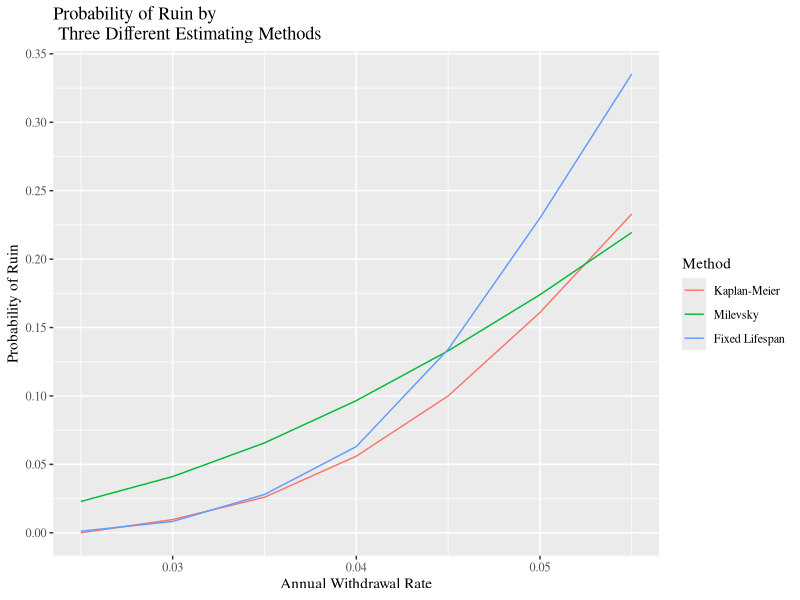
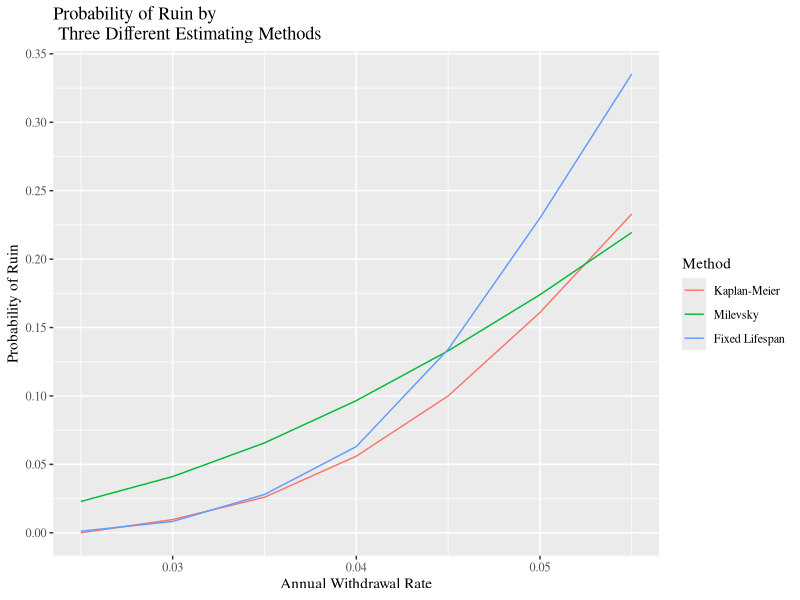

The R source for these figures, in order: (Note: this script raises an error after producing the figures.)
#
# Graph Rates of Ruin for Our Cary model, Milevsky Formulw, Bengen-style model
# 

library("reshape2")
library("ggplot2")
withdraw <- c(.025,.03,.035,.04,.045,.05,.055)
ourModel <- c(0,.0097,.026,.056,.1,.161,.233)
milevsky <- c(.0229,.0411,.0657,.0966,.133,.174,.2195)
bengen <- c(.0012,.0083,.028,.063,.134,.23,.3353)
data <- data.frame(withdraw,ourModel,milevsky,bengen)
names(data) <- c("withdraw","Kaplan-Meier","Milevsky","Fixed Lifespan")

data_long <- melt(data, id="withdraw")  # convert to long format
colnames(data_long) <- c("Annual Withdrawal","Method","pRuin")

print(ggplot(data=data_long,
  aes(x=data_long$`Annual Withdrawal`, y=pRuin, group=data_long$Model,color=Method)) +
  scale_fill_discrete(labels=c("Our Model","Milevsky","Bengen Model")) +
  geom_line() +
  ggtitle("Probability of Ruin by\n Three Different Estimating Methods") +
  labs(x="Annual Withdrawal Rate", y="Probability of Ruin") +
  theme_set(theme_gray(base_size = 12)) +
  theme(text=element_text(family="Times")) +
  scale_y_continuous(breaks = seq(0,.5,by = .05)) )

ggsave (paste(figureWD,"Figure 1.png",sep=""),dpi=600)